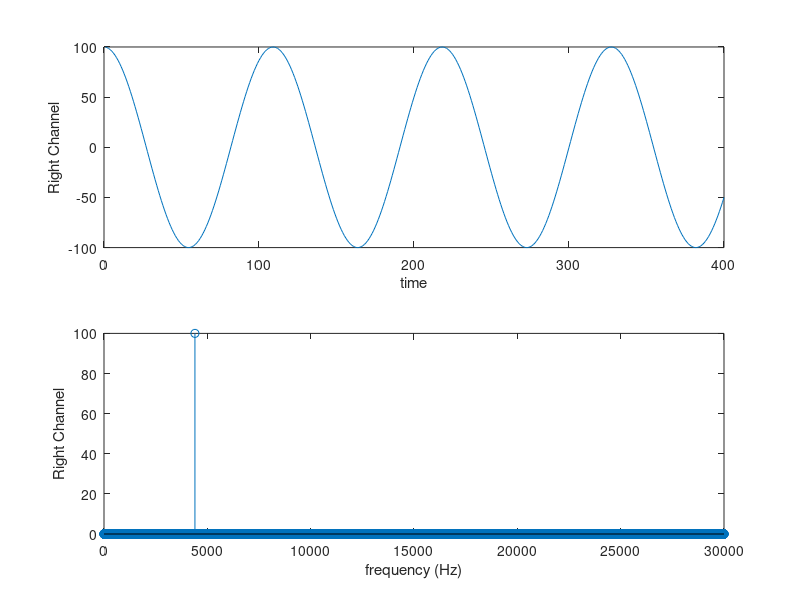

MATLAB code to generate this figure:
function gen_tones_440

%
fs = 48000;       % sample frequency
N  = 10*48000;       % number of samples
T  =  1/fs;       % time between samples
n=1:N;     % 

% create test tones as sampled sinusoids
left  = 100*(cos(2*pi*440*n*T));
right = 100*(cos(2*pi*440*n*T));
x(:,1) = left(:);
x(:,2) = right(:);

% plotting section
n2=1:(N/16);
n3=0:((N/16)-1);
figure(1)
subplot(2,1,1);
plot(right(1:400));
xlabel('time')
ylabel('Right Channel')
subplot(2,1,2);
rightplot = abs(fft(x(:,2))).*(2/N);
stem(n3,rightplot(n2));
xlabel('frequency (Hz)')
ylabel('Right Channel')

sound(x,fs)
